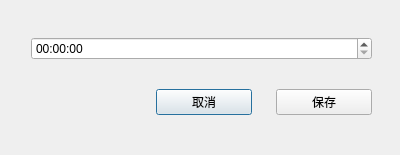
<?xml version="1.0" encoding="UTF-8"?>
<ui version="4.0">
    <class>AddTaskDialog</class>
    <widget class="QDialog" name="AddTaskDialog">
        <property name="geometry">
            <rect>
                <x>0</x>
                <y>0</y>
                <width>400</width>
                <height>155</height>
            </rect>
        </property>
        <property name="windowTitle">
            <string>添加任务</string>
        </property>
        <widget class="QWidget" name="layoutWidget" native="true">
            <property name="geometry">
                <rect>
                    <x>31</x>
                    <y>24</y>
                    <width>341</width>
                    <height>106</height>
                </rect>
            </property>
            <layout class="QVBoxLayout" name="verticalLayout">
                <property name="spacing">
                    <number>16</number>
                </property>
                <item>
                    <widget class="QTimeEdit" name="timeEdit">
                        <property name="displayFormat">
                            <string>HH:mm:ss</string>
                        </property>
                        <property name="time">
                            <time>
                                <hour>0</hour>
                                <minute>0</minute>
                                <second>0</second>
                            </time>
                        </property>
                    </widget>
                </item>
                <item>
                    <layout class="QHBoxLayout" name="horizontalLayout_3">
                        <property name="spacing">
                            <number>24</number>
                        </property>
                        <item>
                            <spacer name="horizontalSpacer">
                                <property name="orientation">
                                    <enum>Qt::Horizontal</enum>
                                </property>
                                <property name="sizeHint" stdset="0">
                                    <size>
                                        <width>40</width>
                                        <height>20</height>
                                    </size>
                                </property>
                            </spacer>
                        </item>
                        <item>
                            <widget class="QPushButton" name="cancelButton">
                                <property name="minimumSize">
                                    <size>
                                        <width>96</width>
                                        <height>0</height>
                                    </size>
                                </property>
                                <property name="text">
                                    <string>取消</string>
                                </property>
                            </widget>
                        </item>
                        <item>
                            <widget class="QPushButton" name="saveButton">
                                <property name="minimumSize">
                                    <size>
                                        <width>96</width>
                                        <height>0</height>
                                    </size>
                                </property>
                                <property name="text">
                                    <string>保存</string>
                                </property>
                            </widget>
                        </item>
                    </layout>
                </item>
            </layout>
        </widget>
    </widget>
    <resources/>
    <connections/>
</ui>
